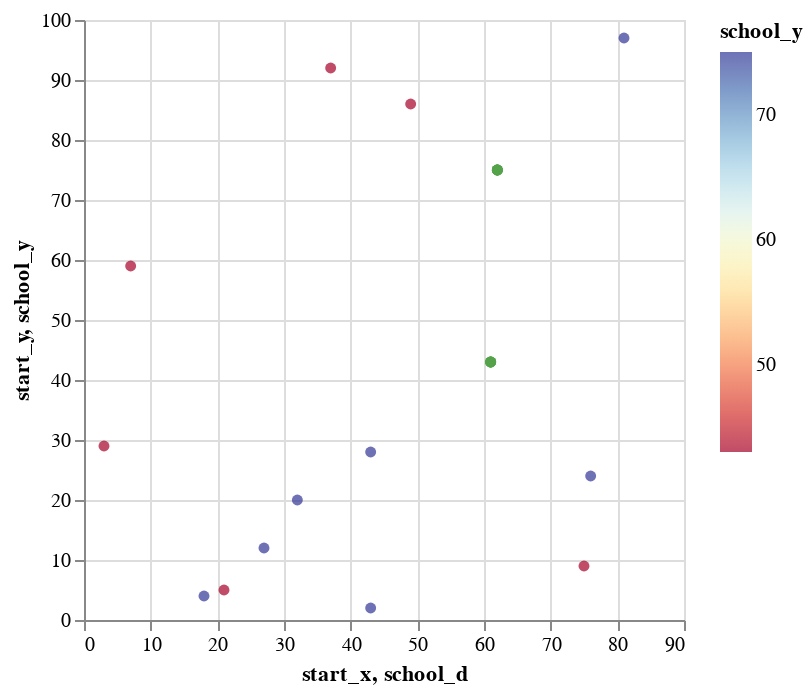

Notebook code for this chart:
### Code cell
DeepnoteChart(df, """{"layer":[{"layer":[{"mark":{"clip":true,"type":"circle","tooltip":true},"encoding":{"x":{"sort":null,"type":"quantitative","field":"start_x","scale":{"type":"linear","zero":false},"format":{"type":"default","decimals":null},"formatType":"numberFormatFromNumberType"},"y":{"sort":null,"type":"quantitative","field":"start_y","scale":{"type":"linear","zero":false},"format":{"type":"default","decimals":null},"formatType":"numberFormatFromNumberType"},"color":{"sort":null,"type":"quantitative","field":"school_y","scale":{"scheme":"redyellowblue"}}}}]},{"layer":[{"mark":{"clip":true,"type":"circle","color":"#54a24b","tooltip":true},"encoding":{"x":{"sort":null,"type":"quantitative","field":"school_d","scale":{"type":"linear","zero":false},"format":{"type":"default","decimals":null},"formatType":"numberFormatFromNumberType"},"y":{"sort":null,"type":"quantitative","field":"school_y","scale":{"type":"linear","zero":false},"format":{"type":"default","decimals":null},"formatType":"numberFormatFromNumberType"}}}]}],"title":"","config":{"legend":{}},"$schema":"https://vega.github.io/schema/vega-lite/v5.json","encoding":{}}""")

### Figure 1 — Vega-Lite specification as saved in the notebook (floating-point values rounded to 4 significant figures)
{"$schema": "https://vega.github.io/schema/vega-lite/v5.json", "encoding": {}, "layer": [{"layer": [{"mark": {"type": "circle", "tooltip": true, "clip": true}, "encoding": {"x": {"field": "start_x", "type": "quantitative", "sort": null, "scale": {"zero": false, "type": "linear"}, "formatType": "numberFormatFromNumberType", "format": {"type": "default", "decimals": null}}, "y": {"field": "start_y", "type": "quantitative", "sort": null, "scale": {"zero": false, "type": "linear"}, "formatType": "numberFormatFromNumberType", "format": {"type": "default", "decimals": null}}, "color": {"field": "school_y", "type": "quantitative", "sort": null, "scale": {"scheme": "redyellowblue"}}}}]}, {"layer": [{"mark": {"type": "circle", "tooltip": true, "color": "#54a24b", "clip": true}, "encoding": {"x": {"field": "school_d", "type": "quantitative", "sort": null, "scale": {"zero": false, "type": "linear"}, "formatType": "numberFormatFromNumberType", "format": {"type": "default", "decimals": null}}, "y": {"field": "school_y", "type": "quantitative", "sort": null, "scale": {"zero": false, "type": "linear"}, "formatType": "numberFormatFromNumberType", "format": {"type": "default", "decimals": null}}}}]}], "title": "", "config": {"legend": {}}, "data": {"values": [{"ID": 1, "start_x": 18, "start_y": 4, "student_num": 60, "service_duration": 34, "school_d": 62, "school_y": 75, "school_tw_st": 115, "school_tw_end": 135}, {"ID": 2, "start_x": 43, "start_y": 28, "student_num": 69, "service_duration": 35, "school_d": 62, "school_y": 75, "school_tw_st": 115, "school_tw_end": 135}, {"ID": 3, "start_x": 32, "start_y": 20, "student_num": 43, "service_duration": 23, "school_d": 62, "school_y": 75, "school_tw_st": 115, "school_tw_end": 135}, {"ID": 4, "start_x": 43, "start_y": 2, "student_num": 52, "service_duration": 27, "school_d": 62, "school_y": 75, "school_tw_st": 115, "school_tw_end": 135}, {"ID": 5, "start_x": 81, "start_y": 97, "student_num": 30, "service_duration": 21, "school_d": 62, "school_y": 75, "school_tw_st": 115, "school_tw_end": 135}, {"ID": 6, "start_x": 27, "start_y": 12, "student_num": 44, "service_duration": 21, "school_d": 62, "school_y": 75, "school_tw_st": 115, "school_tw_end": 135}, {"ID": 7, "start_x": 76, "start_y": 24, "student_num": 37, "service_duration": 21, "school_d": 62, "school_y": 75, "school_tw_st": 115, "school_tw_end": 135}, {"ID": 8, "start_x": 37, "start_y": 92, "student_num": 37, "service_duration": 34, "school_d": 61, "school_y": 43, "school_tw_st": 57, "school_tw_end": 80}, {"ID": 9, "start_x": 3, "start_y": 29, "student_num": 37, "service_duration": 22, "school_d": 61, "school_y": 43, "school_tw_st": 57, "school_tw_end": 80}, {"ID": 10, "start_x": 49, "start_y": 86, "student_num": 53, "service_duration": 29, "school_d": 61, "school_y": 43, "school_tw_st": 57, "school_tw_end": 80}, {"ID": 11, "start_x": 7, "start_y": 59, "student_num": 38, "service_duration": 35, "school_d": 61, "school_y": 43, "school_tw_st": 57, "school_tw_end": 80}, {"ID": 12, "start_x": 21, "start_y": 5, "student_num": 43, "service_duration": 20, "school_d": 61, "school_y": 43, "school_tw_st": 57, "school_tw_end": 80}, {"ID": 13, "start_x": 75, "start_y": 9, "student_num": 53, "service_duration": 36, "school_d": 61, "school_y": 43, "school_tw_st": 57, "school_tw_end": 80}]}}
